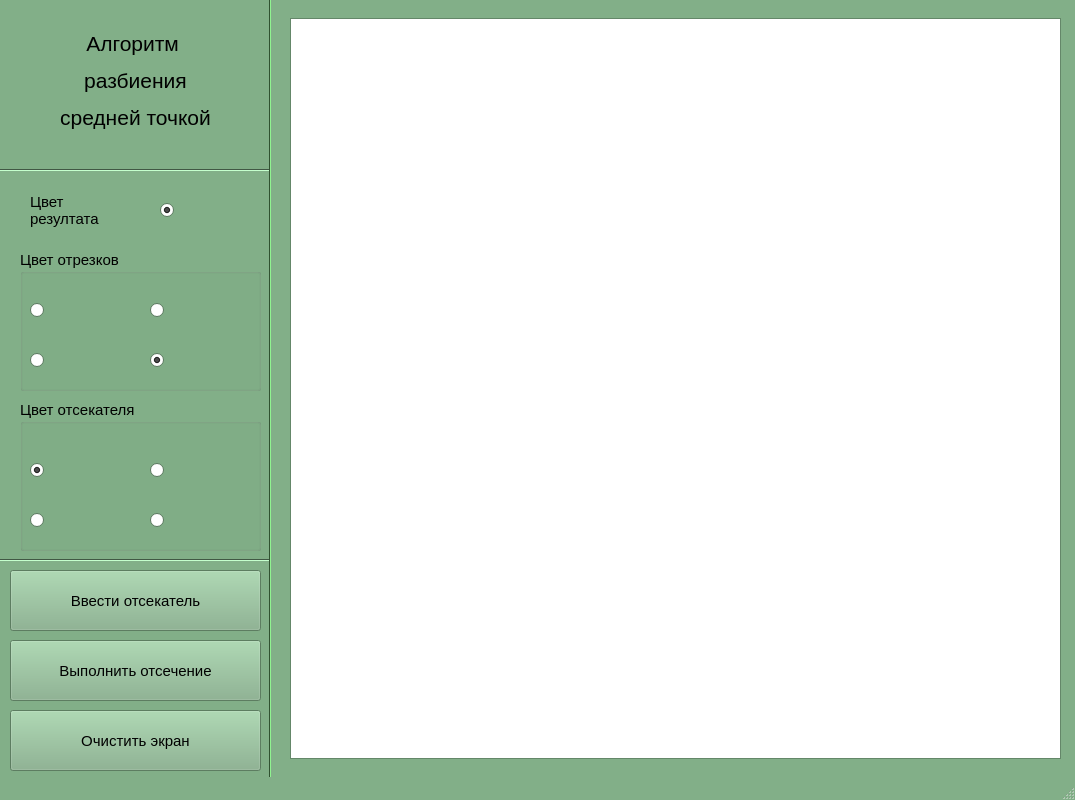
<?xml version="1.0" encoding="UTF-8"?>
<ui version="4.0">
 <class>MainWindow</class>
 <widget class="QMainWindow" name="MainWindow">
  <property name="geometry">
   <rect>
    <x>0</x>
    <y>0</y>
    <width>1075</width>
    <height>800</height>
   </rect>
  </property>
  <property name="minimumSize">
   <size>
    <width>1075</width>
    <height>800</height>
   </size>
  </property>
  <property name="maximumSize">
   <size>
    <width>1075</width>
    <height>800</height>
   </size>
  </property>
  <property name="palette">
   <palette>
    <active>
     <colorrole role="WindowText">
      <brush brushstyle="SolidPattern">
       <color alpha="255">
        <red>0</red>
        <green>0</green>
        <blue>0</blue>
       </color>
      </brush>
     </colorrole>
     <colorrole role="Button">
      <brush brushstyle="SolidPattern">
       <color alpha="255">
        <red>130</red>
        <green>175</green>
        <blue>136</blue>
       </color>
      </brush>
     </colorrole>
     <colorrole role="Light">
      <brush brushstyle="SolidPattern">
       <color alpha="255">
        <red>197</red>
        <green>255</green>
        <blue>205</blue>
       </color>
      </brush>
     </colorrole>
     <colorrole role="Midlight">
      <brush brushstyle="SolidPattern">
       <color alpha="255">
        <red>163</red>
        <green>215</green>
        <blue>170</blue>
       </color>
      </brush>
     </colorrole>
     <colorrole role="Dark">
      <brush brushstyle="SolidPattern">
       <color alpha="255">
        <red>65</red>
        <green>87</green>
        <blue>68</blue>
       </color>
      </brush>
     </colorrole>
     <colorrole role="Mid">
      <brush brushstyle="SolidPattern">
       <color alpha="255">
        <red>87</red>
        <green>117</green>
        <blue>91</blue>
       </color>
      </brush>
     </colorrole>
     <colorrole role="Text">
      <brush brushstyle="SolidPattern">
       <color alpha="255">
        <red>0</red>
        <green>0</green>
        <blue>0</blue>
       </color>
      </brush>
     </colorrole>
     <colorrole role="BrightText">
      <brush brushstyle="SolidPattern">
       <color alpha="255">
        <red>255</red>
        <green>255</green>
        <blue>255</blue>
       </color>
      </brush>
     </colorrole>
     <colorrole role="ButtonText">
      <brush brushstyle="SolidPattern">
       <color alpha="255">
        <red>0</red>
        <green>0</green>
        <blue>0</blue>
       </color>
      </brush>
     </colorrole>
     <colorrole role="Base">
      <brush brushstyle="SolidPattern">
       <color alpha="255">
        <red>255</red>
        <green>255</green>
        <blue>255</blue>
       </color>
      </brush>
     </colorrole>
     <colorrole role="Window">
      <brush brushstyle="SolidPattern">
       <color alpha="255">
        <red>130</red>
        <green>175</green>
        <blue>136</blue>
       </color>
      </brush>
     </colorrole>
     <colorrole role="Shadow">
      <brush brushstyle="SolidPattern">
       <color alpha="255">
        <red>0</red>
        <green>0</green>
        <blue>0</blue>
       </color>
      </brush>
     </colorrole>
     <colorrole role="AlternateBase">
      <brush brushstyle="SolidPattern">
       <color alpha="255">
        <red>192</red>
        <green>215</green>
        <blue>195</blue>
       </color>
      </brush>
     </colorrole>
     <colorrole role="ToolTipBase">
      <brush brushstyle="SolidPattern">
       <color alpha="255">
        <red>255</red>
        <green>255</green>
        <blue>220</blue>
       </color>
      </brush>
     </colorrole>
     <colorrole role="ToolTipText">
      <brush brushstyle="SolidPattern">
       <color alpha="255">
        <red>0</red>
        <green>0</green>
        <blue>0</blue>
       </color>
      </brush>
     </colorrole>
     <colorrole role="PlaceholderText">
      <brush brushstyle="SolidPattern">
       <color alpha="128">
        <red>0</red>
        <green>0</green>
        <blue>0</blue>
       </color>
      </brush>
     </colorrole>
    </active>
    <inactive>
     <colorrole role="WindowText">
      <brush brushstyle="SolidPattern">
       <color alpha="255">
        <red>0</red>
        <green>0</green>
        <blue>0</blue>
       </color>
      </brush>
     </colorrole>
     <colorrole role="Button">
      <brush brushstyle="SolidPattern">
       <color alpha="255">
        <red>130</red>
        <green>175</green>
        <blue>136</blue>
       </color>
      </brush>
     </colorrole>
     <colorrole role="Light">
      <brush brushstyle="SolidPattern">
       <color alpha="255">
        <red>197</red>
        <green>255</green>
        <blue>205</blue>
       </color>
      </brush>
     </colorrole>
     <colorrole role="Midlight">
      <brush brushstyle="SolidPattern">
       <color alpha="255">
        <red>163</red>
        <green>215</green>
        <blue>170</blue>
       </color>
      </brush>
     </colorrole>
     <colorrole role="Dark">
      <brush brushstyle="SolidPattern">
       <color alpha="255">
        <red>65</red>
        <green>87</green>
        <blue>68</blue>
       </color>
      </brush>
     </colorrole>
     <colorrole role="Mid">
      <brush brushstyle="SolidPattern">
       <color alpha="255">
        <red>87</red>
        <green>117</green>
        <blue>91</blue>
       </color>
      </brush>
     </colorrole>
     <colorrole role="Text">
      <brush brushstyle="SolidPattern">
       <color alpha="255">
        <red>0</red>
        <green>0</green>
        <blue>0</blue>
       </color>
      </brush>
     </colorrole>
     <colorrole role="BrightText">
      <brush brushstyle="SolidPattern">
       <color alpha="255">
        <red>255</red>
        <green>255</green>
        <blue>255</blue>
       </color>
      </brush>
     </colorrole>
     <colorrole role="ButtonText">
      <brush brushstyle="SolidPattern">
       <color alpha="255">
        <red>0</red>
        <green>0</green>
        <blue>0</blue>
       </color>
      </brush>
     </colorrole>
     <colorrole role="Base">
      <brush brushstyle="SolidPattern">
       <color alpha="255">
        <red>255</red>
        <green>255</green>
        <blue>255</blue>
       </color>
      </brush>
     </colorrole>
     <colorrole role="Window">
      <brush brushstyle="SolidPattern">
       <color alpha="255">
        <red>130</red>
        <green>175</green>
        <blue>136</blue>
       </color>
      </brush>
     </colorrole>
     <colorrole role="Shadow">
      <brush brushstyle="SolidPattern">
       <color alpha="255">
        <red>0</red>
        <green>0</green>
        <blue>0</blue>
       </color>
      </brush>
     </colorrole>
     <colorrole role="AlternateBase">
      <brush brushstyle="SolidPattern">
       <color alpha="255">
        <red>192</red>
        <green>215</green>
        <blue>195</blue>
       </color>
      </brush>
     </colorrole>
     <colorrole role="ToolTipBase">
      <brush brushstyle="SolidPattern">
       <color alpha="255">
        <red>255</red>
        <green>255</green>
        <blue>220</blue>
       </color>
      </brush>
     </colorrole>
     <colorrole role="ToolTipText">
      <brush brushstyle="SolidPattern">
       <color alpha="255">
        <red>0</red>
        <green>0</green>
        <blue>0</blue>
       </color>
      </brush>
     </colorrole>
     <colorrole role="PlaceholderText">
      <brush brushstyle="SolidPattern">
       <color alpha="128">
        <red>0</red>
        <green>0</green>
        <blue>0</blue>
       </color>
      </brush>
     </colorrole>
    </inactive>
    <disabled>
     <colorrole role="WindowText">
      <brush brushstyle="SolidPattern">
       <color alpha="255">
        <red>65</red>
        <green>87</green>
        <blue>68</blue>
       </color>
      </brush>
     </colorrole>
     <colorrole role="Button">
      <brush brushstyle="SolidPattern">
       <color alpha="255">
        <red>130</red>
        <green>175</green>
        <blue>136</blue>
       </color>
      </brush>
     </colorrole>
     <colorrole role="Light">
      <brush brushstyle="SolidPattern">
       <color alpha="255">
        <red>197</red>
        <green>255</green>
        <blue>205</blue>
       </color>
      </brush>
     </colorrole>
     <colorrole role="Midlight">
      <brush brushstyle="SolidPattern">
       <color alpha="255">
        <red>163</red>
        <green>215</green>
        <blue>170</blue>
       </color>
      </brush>
     </colorrole>
     <colorrole role="Dark">
      <brush brushstyle="SolidPattern">
       <color alpha="255">
        <red>65</red>
        <green>87</green>
        <blue>68</blue>
       </color>
      </brush>
     </colorrole>
     <colorrole role="Mid">
      <brush brushstyle="SolidPattern">
       <color alpha="255">
        <red>87</red>
        <green>117</green>
        <blue>91</blue>
       </color>
      </brush>
     </colorrole>
     <colorrole role="Text">
      <brush brushstyle="SolidPattern">
       <color alpha="255">
        <red>65</red>
        <green>87</green>
        <blue>68</blue>
       </color>
      </brush>
     </colorrole>
     <colorrole role="BrightText">
      <brush brushstyle="SolidPattern">
       <color alpha="255">
        <red>255</red>
        <green>255</green>
        <blue>255</blue>
       </color>
      </brush>
     </colorrole>
     <colorrole role="ButtonText">
      <brush brushstyle="SolidPattern">
       <color alpha="255">
        <red>65</red>
        <green>87</green>
        <blue>68</blue>
       </color>
      </brush>
     </colorrole>
     <colorrole role="Base">
      <brush brushstyle="SolidPattern">
       <color alpha="255">
        <red>130</red>
        <green>175</green>
        <blue>136</blue>
       </color>
      </brush>
     </colorrole>
     <colorrole role="Window">
      <brush brushstyle="SolidPattern">
       <color alpha="255">
        <red>130</red>
        <green>175</green>
        <blue>136</blue>
       </color>
      </brush>
     </colorrole>
     <colorrole role="Shadow">
      <brush brushstyle="SolidPattern">
       <color alpha="255">
        <red>0</red>
        <green>0</green>
        <blue>0</blue>
       </color>
      </brush>
     </colorrole>
     <colorrole role="AlternateBase">
      <brush brushstyle="SolidPattern">
       <color alpha="255">
        <red>130</red>
        <green>175</green>
        <blue>136</blue>
       </color>
      </brush>
     </colorrole>
     <colorrole role="ToolTipBase">
      <brush brushstyle="SolidPattern">
       <color alpha="255">
        <red>255</red>
        <green>255</green>
        <blue>220</blue>
       </color>
      </brush>
     </colorrole>
     <colorrole role="ToolTipText">
      <brush brushstyle="SolidPattern">
       <color alpha="255">
        <red>0</red>
        <green>0</green>
        <blue>0</blue>
       </color>
      </brush>
     </colorrole>
     <colorrole role="PlaceholderText">
      <brush brushstyle="SolidPattern">
       <color alpha="128">
        <red>0</red>
        <green>0</green>
        <blue>0</blue>
       </color>
      </brush>
     </colorrole>
    </disabled>
   </palette>
  </property>
  <property name="font">
   <font>
    <pointsize>11</pointsize>
   </font>
  </property>
  <property name="windowTitle">
   <string>Отсечение отрезка регулярным отсектателем</string>
  </property>
  <property name="documentMode">
   <bool>false</bool>
  </property>
  <property name="tabShape">
   <enum>QTabWidget::Rounded</enum>
  </property>
  <widget class="QWidget" name="centralwidget">
   <widget class="QGraphicsView" name="graphicsView">
    <property name="geometry">
     <rect>
      <x>290</x>
      <y>18</y>
      <width>771</width>
      <height>741</height>
     </rect>
    </property>
    <property name="minimumSize">
     <size>
      <width>700</width>
      <height>550</height>
     </size>
    </property>
    <property name="maximumSize">
     <size>
      <width>10000</width>
      <height>10000</height>
     </size>
    </property>
   </widget>
   <widget class="QPushButton" name="cutButton">
    <property name="geometry">
     <rect>
      <x>10</x>
      <y>640</y>
      <width>251</width>
      <height>61</height>
     </rect>
    </property>
    <property name="text">
     <string>Выполнить отсечение</string>
    </property>
   </widget>
   <widget class="QPushButton" name="clearCanvas">
    <property name="geometry">
     <rect>
      <x>10</x>
      <y>710</y>
      <width>251</width>
      <height>61</height>
     </rect>
    </property>
    <property name="font">
     <font>
      <pointsize>11</pointsize>
      <weight>50</weight>
      <italic>false</italic>
      <bold>false</bold>
      <underline>false</underline>
      <strikeout>false</strikeout>
      <stylestrategy>PreferDefault</stylestrategy>
     </font>
    </property>
    <property name="acceptDrops">
     <bool>false</bool>
    </property>
    <property name="text">
     <string>Очистить экран</string>
    </property>
   </widget>
   <widget class="Line" name="line_4">
    <property name="geometry">
     <rect>
      <x>260</x>
      <y>-1</y>
      <width>21</width>
      <height>851</height>
     </rect>
    </property>
    <property name="palette">
     <palette>
      <active>
       <colorrole role="WindowText">
        <brush brushstyle="SolidPattern">
         <color alpha="255">
          <red>0</red>
          <green>0</green>
          <blue>0</blue>
         </color>
        </brush>
       </colorrole>
       <colorrole role="Button">
        <brush brushstyle="SolidPattern">
         <color alpha="255">
          <red>96</red>
          <green>162</green>
          <blue>96</blue>
         </color>
        </brush>
       </colorrole>
       <colorrole role="Light">
        <brush brushstyle="SolidPattern">
         <color alpha="255">
          <red>144</red>
          <green>243</green>
          <blue>144</blue>
         </color>
        </brush>
       </colorrole>
       <colorrole role="Midlight">
        <brush brushstyle="SolidPattern">
         <color alpha="255">
          <red>120</red>
          <green>202</green>
          <blue>120</blue>
         </color>
        </brush>
       </colorrole>
       <colorrole role="Dark">
        <brush brushstyle="SolidPattern">
         <color alpha="255">
          <red>48</red>
          <green>81</green>
          <blue>48</blue>
         </color>
        </brush>
       </colorrole>
       <colorrole role="Mid">
        <brush brushstyle="SolidPattern">
         <color alpha="255">
          <red>64</red>
          <green>108</green>
          <blue>64</blue>
         </color>
        </brush>
       </colorrole>
       <colorrole role="Text">
        <brush brushstyle="SolidPattern">
         <color alpha="255">
          <red>0</red>
          <green>0</green>
          <blue>0</blue>
         </color>
        </brush>
       </colorrole>
       <colorrole role="BrightText">
        <brush brushstyle="SolidPattern">
         <color alpha="255">
          <red>255</red>
          <green>255</green>
          <blue>255</blue>
         </color>
        </brush>
       </colorrole>
       <colorrole role="ButtonText">
        <brush brushstyle="SolidPattern">
         <color alpha="255">
          <red>0</red>
          <green>0</green>
          <blue>0</blue>
         </color>
        </brush>
       </colorrole>
       <colorrole role="Base">
        <brush brushstyle="SolidPattern">
         <color alpha="255">
          <red>255</red>
          <green>255</green>
          <blue>255</blue>
         </color>
        </brush>
       </colorrole>
       <colorrole role="Window">
        <brush brushstyle="SolidPattern">
         <color alpha="255">
          <red>96</red>
          <green>162</green>
          <blue>96</blue>
         </color>
        </brush>
       </colorrole>
       <colorrole role="Shadow">
        <brush brushstyle="SolidPattern">
         <color alpha="255">
          <red>0</red>
          <green>0</green>
          <blue>0</blue>
         </color>
        </brush>
       </colorrole>
       <colorrole role="AlternateBase">
        <brush brushstyle="SolidPattern">
         <color alpha="255">
          <red>175</red>
          <green>208</green>
          <blue>175</blue>
         </color>
        </brush>
       </colorrole>
       <colorrole role="ToolTipBase">
        <brush brushstyle="SolidPattern">
         <color alpha="255">
          <red>255</red>
          <green>255</green>
          <blue>220</blue>
         </color>
        </brush>
       </colorrole>
       <colorrole role="ToolTipText">
        <brush brushstyle="SolidPattern">
         <color alpha="255">
          <red>0</red>
          <green>0</green>
          <blue>0</blue>
         </color>
        </brush>
       </colorrole>
       <colorrole role="PlaceholderText">
        <brush brushstyle="SolidPattern">
         <color alpha="128">
          <red>0</red>
          <green>0</green>
          <blue>0</blue>
         </color>
        </brush>
       </colorrole>
      </active>
      <inactive>
       <colorrole role="WindowText">
        <brush brushstyle="SolidPattern">
         <color alpha="255">
          <red>0</red>
          <green>0</green>
          <blue>0</blue>
         </color>
        </brush>
       </colorrole>
       <colorrole role="Button">
        <brush brushstyle="SolidPattern">
         <color alpha="255">
          <red>96</red>
          <green>162</green>
          <blue>96</blue>
         </color>
        </brush>
       </colorrole>
       <colorrole role="Light">
        <brush brushstyle="SolidPattern">
         <color alpha="255">
          <red>144</red>
          <green>243</green>
          <blue>144</blue>
         </color>
        </brush>
       </colorrole>
       <colorrole role="Midlight">
        <brush brushstyle="SolidPattern">
         <color alpha="255">
          <red>120</red>
          <green>202</green>
          <blue>120</blue>
         </color>
        </brush>
       </colorrole>
       <colorrole role="Dark">
        <brush brushstyle="SolidPattern">
         <color alpha="255">
          <red>48</red>
          <green>81</green>
          <blue>48</blue>
         </color>
        </brush>
       </colorrole>
       <colorrole role="Mid">
        <brush brushstyle="SolidPattern">
         <color alpha="255">
          <red>64</red>
          <green>108</green>
          <blue>64</blue>
         </color>
        </brush>
       </colorrole>
       <colorrole role="Text">
        <brush brushstyle="SolidPattern">
         <color alpha="255">
          <red>0</red>
          <green>0</green>
          <blue>0</blue>
         </color>
        </brush>
       </colorrole>
       <colorrole role="BrightText">
        <brush brushstyle="SolidPattern">
         <color alpha="255">
          <red>255</red>
          <green>255</green>
          <blue>255</blue>
         </color>
        </brush>
       </colorrole>
       <colorrole role="ButtonText">
        <brush brushstyle="SolidPattern">
         <color alpha="255">
          <red>0</red>
          <green>0</green>
          <blue>0</blue>
         </color>
        </brush>
       </colorrole>
       <colorrole role="Base">
        <brush brushstyle="SolidPattern">
         <color alpha="255">
          <red>255</red>
          <green>255</green>
          <blue>255</blue>
         </color>
        </brush>
       </colorrole>
       <colorrole role="Window">
        <brush brushstyle="SolidPattern">
         <color alpha="255">
          <red>96</red>
          <green>162</green>
          <blue>96</blue>
         </color>
        </brush>
       </colorrole>
       <colorrole role="Shadow">
        <brush brushstyle="SolidPattern">
         <color alpha="255">
          <red>0</red>
          <green>0</green>
          <blue>0</blue>
         </color>
        </brush>
       </colorrole>
       <colorrole role="AlternateBase">
        <brush brushstyle="SolidPattern">
         <color alpha="255">
          <red>175</red>
          <green>208</green>
          <blue>175</blue>
         </color>
        </brush>
       </colorrole>
       <colorrole role="ToolTipBase">
        <brush brushstyle="SolidPattern">
         <color alpha="255">
          <red>255</red>
          <green>255</green>
          <blue>220</blue>
         </color>
        </brush>
       </colorrole>
       <colorrole role="ToolTipText">
        <brush brushstyle="SolidPattern">
         <color alpha="255">
          <red>0</red>
          <green>0</green>
          <blue>0</blue>
         </color>
        </brush>
       </colorrole>
       <colorrole role="PlaceholderText">
        <brush brushstyle="SolidPattern">
         <color alpha="128">
          <red>0</red>
          <green>0</green>
          <blue>0</blue>
         </color>
        </brush>
       </colorrole>
      </inactive>
      <disabled>
       <colorrole role="WindowText">
        <brush brushstyle="SolidPattern">
         <color alpha="255">
          <red>48</red>
          <green>81</green>
          <blue>48</blue>
         </color>
        </brush>
       </colorrole>
       <colorrole role="Button">
        <brush brushstyle="SolidPattern">
         <color alpha="255">
          <red>96</red>
          <green>162</green>
          <blue>96</blue>
         </color>
        </brush>
       </colorrole>
       <colorrole role="Light">
        <brush brushstyle="SolidPattern">
         <color alpha="255">
          <red>144</red>
          <green>243</green>
          <blue>144</blue>
         </color>
        </brush>
       </colorrole>
       <colorrole role="Midlight">
        <brush brushstyle="SolidPattern">
         <color alpha="255">
          <red>120</red>
          <green>202</green>
          <blue>120</blue>
         </color>
        </brush>
       </colorrole>
       <colorrole role="Dark">
        <brush brushstyle="SolidPattern">
         <color alpha="255">
          <red>48</red>
          <green>81</green>
          <blue>48</blue>
         </color>
        </brush>
       </colorrole>
       <colorrole role="Mid">
        <brush brushstyle="SolidPattern">
         <color alpha="255">
          <red>64</red>
          <green>108</green>
          <blue>64</blue>
         </color>
        </brush>
       </colorrole>
       <colorrole role="Text">
        <brush brushstyle="SolidPattern">
         <color alpha="255">
          <red>48</red>
          <green>81</green>
          <blue>48</blue>
         </color>
        </brush>
       </colorrole>
       <colorrole role="BrightText">
        <brush brushstyle="SolidPattern">
         <color alpha="255">
          <red>255</red>
          <green>255</green>
          <blue>255</blue>
         </color>
        </brush>
       </colorrole>
       <colorrole role="ButtonText">
        <brush brushstyle="SolidPattern">
         <color alpha="255">
          <red>48</red>
          <green>81</green>
          <blue>48</blue>
         </color>
        </brush>
       </colorrole>
       <colorrole role="Base">
        <brush brushstyle="SolidPattern">
         <color alpha="255">
          <red>96</red>
          <green>162</green>
          <blue>96</blue>
         </color>
        </brush>
       </colorrole>
       <colorrole role="Window">
        <brush brushstyle="SolidPattern">
         <color alpha="255">
          <red>96</red>
          <green>162</green>
          <blue>96</blue>
         </color>
        </brush>
       </colorrole>
       <colorrole role="Shadow">
        <brush brushstyle="SolidPattern">
         <color alpha="255">
          <red>0</red>
          <green>0</green>
          <blue>0</blue>
         </color>
        </brush>
       </colorrole>
       <colorrole role="AlternateBase">
        <brush brushstyle="SolidPattern">
         <color alpha="255">
          <red>96</red>
          <green>162</green>
          <blue>96</blue>
         </color>
        </brush>
       </colorrole>
       <colorrole role="ToolTipBase">
        <brush brushstyle="SolidPattern">
         <color alpha="255">
          <red>255</red>
          <green>255</green>
          <blue>220</blue>
         </color>
        </brush>
       </colorrole>
       <colorrole role="ToolTipText">
        <brush brushstyle="SolidPattern">
         <color alpha="255">
          <red>0</red>
          <green>0</green>
          <blue>0</blue>
         </color>
        </brush>
       </colorrole>
       <colorrole role="PlaceholderText">
        <brush brushstyle="SolidPattern">
         <color alpha="128">
          <red>0</red>
          <green>0</green>
          <blue>0</blue>
         </color>
        </brush>
       </colorrole>
      </disabled>
     </palette>
    </property>
    <property name="orientation">
     <enum>Qt::Vertical</enum>
    </property>
   </widget>
   <widget class="QGroupBox" name="groupBox_2">
    <property name="geometry">
     <rect>
      <x>20</x>
      <y>400</y>
      <width>241</width>
      <height>151</height>
     </rect>
    </property>
    <property name="title">
     <string>Цвет отсекателя</string>
    </property>
    <widget class="QRadioButton" name="whiteSwitch">
     <property name="geometry">
      <rect>
       <x>130</x>
       <y>100</y>
       <width>101</width>
       <height>41</height>
      </rect>
     </property>
     <property name="text">
      <string/>
     </property>
     <property name="icon">
      <iconset>
       <normaloff>icons/White.jpg</normaloff>icons/White.jpg</iconset>
     </property>
     <property name="iconSize">
      <size>
       <width>60</width>
       <height>85</height>
      </size>
     </property>
     <property name="checked">
      <bool>false</bool>
     </property>
    </widget>
    <widget class="QRadioButton" name="greenSwitch">
     <property name="geometry">
      <rect>
       <x>130</x>
       <y>50</y>
       <width>101</width>
       <height>41</height>
      </rect>
     </property>
     <property name="text">
      <string/>
     </property>
     <property name="icon">
      <iconset>
       <normaloff>icons/Green.jpg</normaloff>icons/Green.jpg</iconset>
     </property>
     <property name="iconSize">
      <size>
       <width>60</width>
       <height>80</height>
      </size>
     </property>
    </widget>
    <widget class="QRadioButton" name="redSwitch">
     <property name="geometry">
      <rect>
       <x>10</x>
       <y>50</y>
       <width>91</width>
       <height>41</height>
      </rect>
     </property>
     <property name="text">
      <string/>
     </property>
     <property name="icon">
      <iconset>
       <normaloff>icons/Red.jpg</normaloff>icons/Red.jpg</iconset>
     </property>
     <property name="iconSize">
      <size>
       <width>60</width>
       <height>80</height>
      </size>
     </property>
     <property name="checked">
      <bool>true</bool>
     </property>
    </widget>
    <widget class="QRadioButton" name="blueSwitch">
     <property name="geometry">
      <rect>
       <x>10</x>
       <y>100</y>
       <width>91</width>
       <height>41</height>
      </rect>
     </property>
     <property name="text">
      <string/>
     </property>
     <property name="icon">
      <iconset>
       <normaloff>icons/Blue.jpg</normaloff>icons/Blue.jpg</iconset>
     </property>
     <property name="iconSize">
      <size>
       <width>60</width>
       <height>80</height>
      </size>
     </property>
     <property name="checked">
      <bool>false</bool>
     </property>
    </widget>
   </widget>
   <widget class="Line" name="line">
    <property name="geometry">
     <rect>
      <x>0</x>
      <y>550</y>
      <width>271</width>
      <height>20</height>
     </rect>
    </property>
    <property name="orientation">
     <enum>Qt::Horizontal</enum>
    </property>
   </widget>
   <widget class="Line" name="line_6">
    <property name="geometry">
     <rect>
      <x>0</x>
      <y>160</y>
      <width>271</width>
      <height>20</height>
     </rect>
    </property>
    <property name="orientation">
     <enum>Qt::Horizontal</enum>
    </property>
   </widget>
   <widget class="QLabel" name="label">
    <property name="geometry">
     <rect>
      <x>10</x>
      <y>10</y>
      <width>251</width>
      <height>141</height>
     </rect>
    </property>
    <property name="text">
     <string>&lt;html&gt;&lt;head/&gt;&lt;body&gt;&lt;p align=&quot;center&quot;&gt;&lt;span style=&quot; font-size:16pt;&quot;&gt;Алгоритм &lt;/span&gt;&lt;/p&gt;&lt;p align=&quot;center&quot;&gt;&lt;span style=&quot; font-size:16pt;&quot;&gt;разбиения&lt;/span&gt;&lt;/p&gt;&lt;p align=&quot;center&quot;&gt;&lt;span style=&quot; font-size:16pt;&quot;&gt;средней точкой&lt;/span&gt;&lt;/p&gt;&lt;/body&gt;&lt;/html&gt;</string>
    </property>
   </widget>
   <widget class="QGroupBox" name="groupBox_3">
    <property name="geometry">
     <rect>
      <x>20</x>
      <y>250</y>
      <width>241</width>
      <height>141</height>
     </rect>
    </property>
    <property name="title">
     <string>Цвет отрезков</string>
    </property>
    <widget class="QRadioButton" name="redSwitch_2">
     <property name="geometry">
      <rect>
       <x>10</x>
       <y>40</y>
       <width>91</width>
       <height>41</height>
      </rect>
     </property>
     <property name="text">
      <string/>
     </property>
     <property name="icon">
      <iconset>
       <normaloff>icons/Red.jpg</normaloff>icons/Red.jpg</iconset>
     </property>
     <property name="iconSize">
      <size>
       <width>60</width>
       <height>80</height>
      </size>
     </property>
    </widget>
    <widget class="QRadioButton" name="blueSwitch_2">
     <property name="geometry">
      <rect>
       <x>10</x>
       <y>90</y>
       <width>91</width>
       <height>41</height>
      </rect>
     </property>
     <property name="text">
      <string/>
     </property>
     <property name="icon">
      <iconset>
       <normaloff>icons/Blue.jpg</normaloff>icons/Blue.jpg</iconset>
     </property>
     <property name="iconSize">
      <size>
       <width>60</width>
       <height>80</height>
      </size>
     </property>
     <property name="checked">
      <bool>false</bool>
     </property>
    </widget>
    <widget class="QRadioButton" name="greenSwitch_2">
     <property name="geometry">
      <rect>
       <x>130</x>
       <y>40</y>
       <width>101</width>
       <height>41</height>
      </rect>
     </property>
     <property name="text">
      <string/>
     </property>
     <property name="icon">
      <iconset>
       <normaloff>icons/Green.jpg</normaloff>icons/Green.jpg</iconset>
     </property>
     <property name="iconSize">
      <size>
       <width>60</width>
       <height>80</height>
      </size>
     </property>
    </widget>
    <widget class="QRadioButton" name="whiteSwitch_2">
     <property name="geometry">
      <rect>
       <x>130</x>
       <y>90</y>
       <width>101</width>
       <height>41</height>
      </rect>
     </property>
     <property name="text">
      <string/>
     </property>
     <property name="icon">
      <iconset>
       <normaloff>icons/White.jpg</normaloff>icons/White.jpg</iconset>
     </property>
     <property name="iconSize">
      <size>
       <width>60</width>
       <height>85</height>
      </size>
     </property>
     <property name="checked">
      <bool>true</bool>
     </property>
    </widget>
   </widget>
   <widget class="QPushButton" name="inputCutButton">
    <property name="geometry">
     <rect>
      <x>10</x>
      <y>570</y>
      <width>251</width>
      <height>61</height>
     </rect>
    </property>
    <property name="toolTip">
     <string>Укажите две точки прямоугольника</string>
    </property>
    <property name="text">
     <string>Ввести отсекатель</string>
    </property>
   </widget>
   <widget class="QLabel" name="label_2">
    <property name="geometry">
     <rect>
      <x>30</x>
      <y>180</y>
      <width>121</width>
      <height>61</height>
     </rect>
    </property>
    <property name="text">
     <string>Цвет 
резултата</string>
    </property>
   </widget>
   <widget class="QRadioButton" name="yellowSwitch">
    <property name="geometry">
     <rect>
      <x>160</x>
      <y>190</y>
      <width>101</width>
      <height>41</height>
     </rect>
    </property>
    <property name="text">
     <string/>
    </property>
    <property name="icon">
     <iconset>
      <normaloff>icons/Yellow.png</normaloff>icons/Yellow.png</iconset>
    </property>
    <property name="iconSize">
     <size>
      <width>60</width>
      <height>85</height>
     </size>
    </property>
    <property name="checked">
     <bool>true</bool>
    </property>
   </widget>
   <zorder>graphicsView</zorder>
   <zorder>cutButton</zorder>
   <zorder>clearCanvas</zorder>
   <zorder>groupBox_2</zorder>
   <zorder>line</zorder>
   <zorder>line_6</zorder>
   <zorder>line_4</zorder>
   <zorder>label</zorder>
   <zorder>groupBox_3</zorder>
   <zorder>inputCutButton</zorder>
   <zorder>label_2</zorder>
   <zorder>yellowSwitch</zorder>
  </widget>
  <widget class="QMenuBar" name="menubar">
   <property name="geometry">
    <rect>
     <x>0</x>
     <y>0</y>
     <width>1075</width>
     <height>18</height>
    </rect>
   </property>
  </widget>
  <widget class="QStatusBar" name="statusbar"/>
 </widget>
 <tabstops>
  <tabstop>graphicsView</tabstop>
  <tabstop>redSwitch</tabstop>
  <tabstop>greenSwitch</tabstop>
  <tabstop>blueSwitch</tabstop>
  <tabstop>whiteSwitch</tabstop>
  <tabstop>cutButton</tabstop>
  <tabstop>clearCanvas</tabstop>
 </tabstops>
 <resources/>
 <connections/>
</ui>
